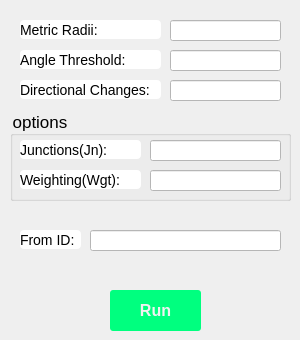
     <widget class="QWidget" name="tab_5">
      <attribute name="title">
       <string>DR</string>
      </attribute>
      <widget class="QPushButton" name="Button_start_scan_8">
       <property name="geometry">
        <rect>
         <x>110</x>
         <y>290</y>
         <width>91</width>
         <height>41</height>
        </rect>
       </property>
       <property name="styleSheet">
        <string notr="true">QPushButton{
	text-decoration:none;
	background:#00FF7F;
	color:#f2f2f2;
	
	padding:10px 30px 10px 30px;
	font-size:16px;
	font-family:微软雅黑,宋体,Arial,Helvetica,Verdana,sans-serif;
	font-weight:bold;
	border-radius:3px;
}</string>
       </property>
       <property name="text">
        <string>Run</string>
       </property>
      </widget>
      <widget class="QLineEdit" name="lineEdit_41">
       <property name="geometry">
        <rect>
         <x>170</x>
         <y>50</y>
         <width>111</width>
         <height>21</height>
        </rect>
       </property>
       <property name="styleSheet">
        <string notr="true">QLineEdit{
	text-decoration:none;
	background:#FFFFFF;
	color:#000000;
		
	font-size:14px;
	font-family:微软雅黑,宋体,Arial,Helvetica,Verdana,sans-serif;
	
}</string>
       </property>
      </widget>
      <widget class="QLineEdit" name="lineEdit_42">
       <property name="geometry">
        <rect>
         <x>170</x>
         <y>20</y>
         <width>111</width>
         <height>21</height>
        </rect>
       </property>
       <property name="styleSheet">
        <string notr="true">QLineEdit{
	text-decoration:none;
	background:#FFFFFF;
	color:#000000;
		
	font-size:14px;
	font-family:微软雅黑,宋体,Arial,Helvetica,Verdana,sans-serif;
	
}</string>
       </property>
      </widget>
      <widget class="QLabel" name="label_34">
       <property name="geometry">
        <rect>
         <x>20</x>
         <y>80</y>
         <width>141</width>
         <height>19</height>
        </rect>
       </property>
       <property name="styleSheet">
        <string notr="true">QLabel{
	text-decoration:none;
	background:#FFFFFF;
	color:#000000;
		
	font-size:14px;
	font-family:微软雅黑,宋体,Arial,Helvetica,Verdana,sans-serif;
	border-radius:4px;
}</string>
       </property>
       <property name="text">
        <string>Directional Changes:</string>
       </property>
      </widget>
      <widget class="QLineEdit" name="lineEdit_43">
       <property name="geometry">
        <rect>
         <x>170</x>
         <y>80</y>
         <width>111</width>
         <height>21</height>
        </rect>
       </property>
       <property name="styleSheet">
        <string notr="true">QLineEdit{
	text-decoration:none;
	background:#FFFFFF;
	color:#000000;
		
	font-size:14px;
	font-family:微软雅黑,宋体,Arial,Helvetica,Verdana,sans-serif;
	
}</string>
       </property>
      </widget>
      <widget class="QLabel" name="label_35">
       <property name="geometry">
        <rect>
         <x>20</x>
         <y>50</y>
         <width>141</width>
         <height>19</height>
        </rect>
       </property>
       <property name="styleSheet">
        <string notr="true">QLabel{
	text-decoration:none;
	background:#FFFFFF;
	color:#000000;
		
	font-size:14px;
	font-family:微软雅黑,宋体,Arial,Helvetica,Verdana,sans-serif;
	border-radius:4px;
}</string>
       </property>
       <property name="text">
        <string>Angle Threshold:</string>
       </property>
      </widget>
      <widget class="QLabel" name="label_36">
       <property name="geometry">
        <rect>
         <x>20</x>
         <y>20</y>
         <width>141</width>
         <height>19</height>
        </rect>
       </property>
       <property name="styleSheet">
        <string notr="true">QLabel{
	text-decoration:none;
	background:#FFFFFF;
	color:#000000;
		
	font-size:14px;
	font-family:微软雅黑,宋体,Arial,Helvetica,Verdana,sans-serif;
	border-radius:4px;
}</string>
       </property>
       <property name="text">
        <string>Metric Radii:</string>
       </property>
      </widget>
      <widget class="QGroupBox" name="groupBox_16">
       <property name="geometry">
        <rect>
         <x>10</x>
         <y>110</y>
         <width>281</width>
         <height>91</height>
        </rect>
       </property>
       <property name="styleSheet">
        <string notr="true">QGroupBox{
	
	
	
		
	font-size:17px;
	font-family:微软雅黑,宋体,Arial,Helvetica,Verdana,sans-serif;
	
}</string>
       </property>
       <property name="title">
        <string>options</string>
       </property>
       <widget class="QLineEdit" name="lineEdit_44">
        <property name="geometry">
         <rect>
          <x>140</x>
          <y>30</y>
          <width>131</width>
          <height>21</height>
         </rect>
        </property>
        <property name="styleSheet">
         <string notr="true">QLineEdit{
	text-decoration:none;
	background:#FFFFFF;
	color:#000000;
		
	font-size:14px;
	font-family:微软雅黑,宋体,Arial,Helvetica,Verdana,sans-serif;
	
}</string>
        </property>
       </widget>
       <widget class="QLabel" name="label_37">
        <property name="geometry">
         <rect>
          <x>10</x>
          <y>30</y>
          <width>121</width>
          <height>19</height>
         </rect>
        </property>
        <property name="styleSheet">
         <string notr="true">QLabel{
	text-decoration:none;
	background:#FFFFFF;
	color:#000000;
		
	font-size:14px;
	font-family:微软雅黑,宋体,Arial,Helvetica,Verdana,sans-serif;
	border-radius:4px;
}</string>
        </property>
        <property name="text">
         <string>Junctions(Jn):</string>
        </property>
       </widget>
       <widget class="QLineEdit" name="lineEdit_45">
        <property name="geometry">
         <rect>
          <x>140</x>
          <y>60</y>
          <width>131</width>
          <height>21</height>
         </rect>
        </property>
        <property name="styleSheet">
         <string notr="true">QLineEdit{
	text-decoration:none;
	background:#FFFFFF;
	color:#000000;
		
	font-size:14px;
	font-family:微软雅黑,宋体,Arial,Helvetica,Verdana,sans-serif;
	
}</string>
        </property>
       </widget>
       <widget class="QLabel" name="label_38">
        <property name="geometry">
         <rect>
          <x>10</x>
          <y>60</y>
          <width>121</width>
          <height>19</height>
         </rect>
        </property>
        <property name="styleSheet">
         <string notr="true">QLabel{
	text-decoration:none;
	background:#FFFFFF;
	color:#000000;
		
	font-size:14px;
	font-family:微软雅黑,宋体,Arial,Helvetica,Verdana,sans-serif;
	border-radius:4px;
}</string>
        </property>
        <property name="text">
         <string>Weighting(Wgt):</string>
        </property>
       </widget>
      </widget>
      <widget class="QLineEdit" name="lineEdit22_4">
       <property name="geometry">
        <rect>
         <x>90</x>
         <y>230</y>
         <width>191</width>
         <height>21</height>
        </rect>
       </property>
       <property name="styleSheet">
        <string notr="true">QLineEdit{
	text-decoration:none;
	background:#FFFFFF;
	color:#000000;
		
	font-size:14px;
	font-family:微软雅黑,宋体,Arial,Helvetica,Verdana,sans-serif;
	
}</string>
       </property>
       <property name="text">
        <string/>
       </property>
      </widget>
      <widget class="QLabel" name="label_9">
       <property name="geometry">
        <rect>
         <x>20</x>
         <y>230</y>
         <width>61</width>
         <height>19</height>
        </rect>
       </property>
       <property name="styleSheet">
        <string notr="true">QLabel{
	text-decoration:none;
	background:#FFFFFF;
	color:#000000;
		
	font-size:14px;
	font-family:微软雅黑,宋体,Arial,Helvetica,Verdana,sans-serif;
	border-radius:4px;
}</string>
       </property>
       <property name="text">
        <string>From ID:</string>
       </property>
      </widget>
     </widget>
